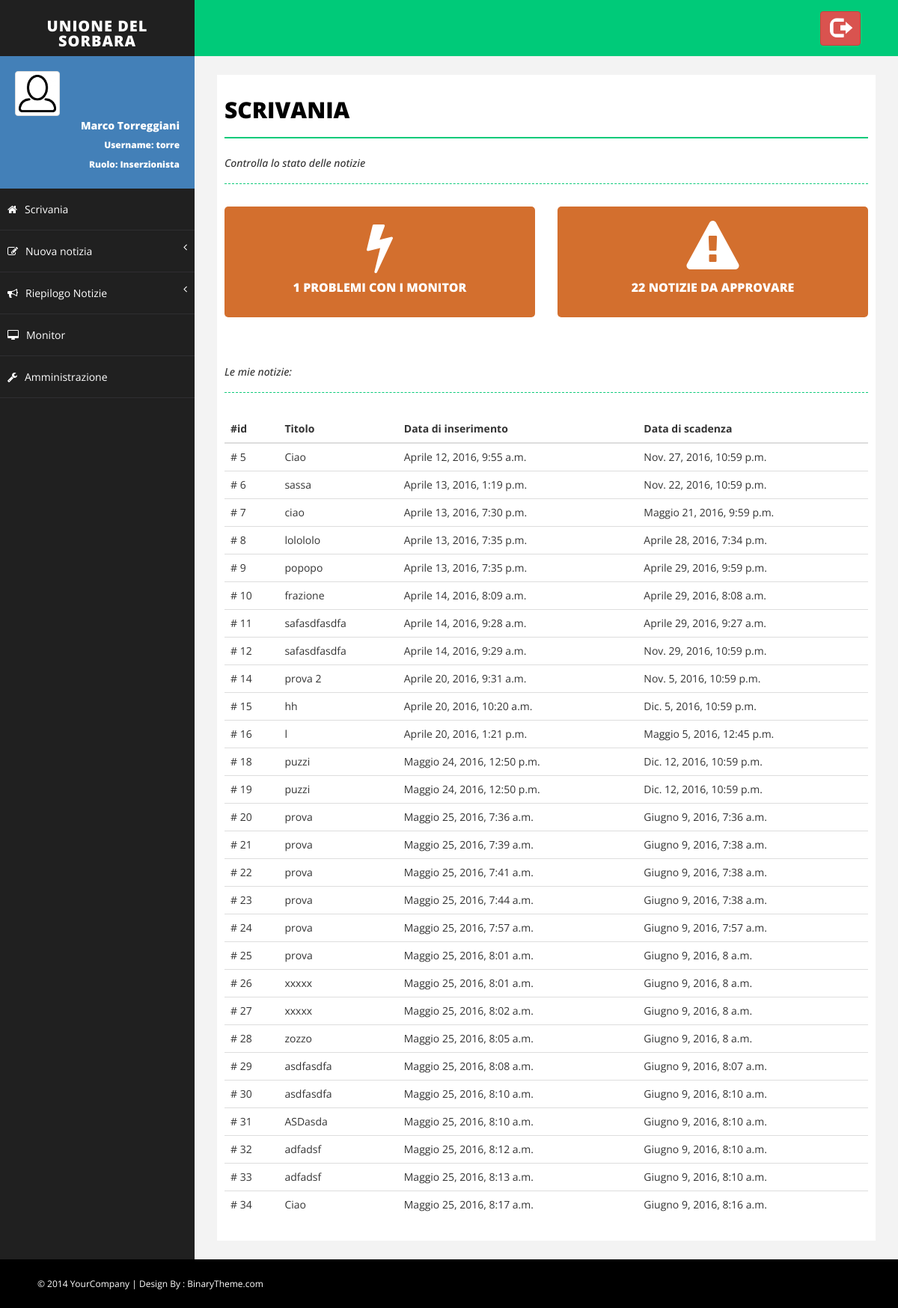
The page / (signed in) on the database its author committed.
### Monitor/models.py (models this page shows, shortened)
class MyUser(AbstractUser):
    foto_profilo = models.ImageField(upload_to=get_nome_immagine_utente, default=settings.NO_PROFILO)
    notifiche = models.BooleanField(default=True)

class Notizia(models.Model):
    titolo = models.CharField(max_length=settings.MAX_LUN_TITOLO)
    descrizione = models.TextField(max_length=settings.MAX_LUN_DESCRIZIONE)
    immagine = models.ImageField(upload_to=get_nome_immagine_notizia, default=None, blank=True)
    approvata = models.BooleanField(default=False)
    inserzionista = models.ForeignKey(MyUser)
    data_inserimento = models.DateTimeField(default=timezone.now)
    data_scadenza = models.DateTimeField(default=timezone.now()+datetime.timedelta(days=15))

### Monitor/views.py (the view)
# urls.py: url(r'^$', views.myindex, name='index'),
@login_required(login_url='/login')
def myindex(request, ok=None, errore=None):
    try:
        del request.session['comuni_id']
        del request.session['frazioni_id']
        del request.session['monitor_id']
    except KeyError:
        pass
    monitor = Monitor.objects.all()
    nmonitor = 0
    for x in monitor:
        if not x.funziona():
            nmonitor += 1
    notizie = Notizia.objects.all()
    nnotizie = 0
    for notizia in notizie:
        if not notizia.approvata:
            nnotizie += 1
    n = [notizia for notizia in Notizia.objects.filter(inserzionista=request.user) if notizia.attiva]
    return render(request, 'Monitor/index.html', {'monitor_in_errore': nmonitor,
                                                  'notizie_non_approvate': nnotizie,
                                                  'notizie': n,
                                                  'ok': ok,
                                                  'errore': errore})

### Monitor/models.py (called while the page is built)
    def funziona(self):
        try:
            funziona = MonitorUltimaConnessione.objects.filter(monitor=self).last().funziona()
        except AttributeError:
            return False
        return funziona

    def funziona(self):
        return self.agg >= timezone.now()-datetime.timedelta(hours=settings.TEMPO_ALLERTA)

### Monitor/templatetags/Monitor_extras.py (called while the page is built)
@register.filter(name='has_group')
def has_group(user, group_name):
    group = Group.objects.get(name=group_name)
    return True if group in user.groups.all() else False

@register.filter(name='is_admin')
def is_admin(user):
    return user.is_superuser

### Monitor/templates/Monitor/index.html (shortened to what this page needs)
{% extends 'Monitor/base.html' %}
{% load Monitor_extras %}
{% block body %}
             <div id="page-inner">
                <div class="row">
                    <div class="col-md-12">
                        <h1 class="page-head-line">Scrivania</h1>
                        <h1 class="page-subhead-line">Controlla lo stato delle notizie </h1>
                    </div>
                </div>
                <div class="row">
                    <div class="col-md-6">
                        {% if monitor_in_errore == 0 %}
                            <div class="main-box mb-dull">
                        {% else %}
                            <div class="main-box mb-red">
                        {% endif %}
                                <a href="{% url 'Monitor:stato_monitor' %}">
                                    <i class="fa fa-bolt fa-5x"></i>
                                    <h5>
                                        {{ monitor_in_errore }} Problemi con i Monitor
                                    </h5>
                                </a>
                            </div>
                    </div>
                    <div class="col-md-6">
                        {% if notizie_non_approvate == 0 %}
                            <div class="main-box mb-dull">
                        {% else %}
                            <div class="main-box mb-red">
                        {% endif %}
                                {% if request.user|has_group:"Revisore" %}
                                    <a href="{% url 'Monitor:notizie_da_approvare' %}">
                                {% else %}
                                    <a href="{% url 'Monitor:lista_non_attive' %}">
                                {% endif %}
                                    <i class="fa fa-warning fa-5x"></i>
                                    <h5>
                                        {{ notizie_non_approvate }} Notizie da approvare
                                    </h5>
                                    </a>
                            </div>
                    </div>
                </div>
                {% if request.user|has_group:"Inserzionista" %}
                <div class="row">
                    <div class="col-md-12">
                        <h1 class="page-subhead-line">Le mie notizie:</h1>
                    </div>
                </div>
                {% if notizie|length == 0 %}
            <div class="panel">
                <div class="alert alert-warning" role="alert">
                    Non risulta nessuna tua notizia attiva. Se non vedi alcune notizie è possibile che esse siano già scadute.
                </div>
            </div>
        {% else %}
            <div class="table-responsive">
                <table class="table table-hover">
                    <thead>
                        <tr>
                            <th>#id</th>
                            <th>Titolo</th>
                            <th>Data di inserimento</th>
                            <th>Data di scadenza</th>
                        </tr>
                    </thead>
                    <tbody>
                        {% for notizia in notizie %}
                            <tr onclick = "location.href='{% url 'Monitor:modifica_notizia' notizia.id %}'">
                                <td># {{ notizia.id }}</td>
                                <td>{{ notizia.titolo }}</td>
                                <td>{{ notizia.data_inserimento }}</td>
                                <td>{{ notizia.data_scadenza }}</td>
                            </tr>
                        {% endfor %}
                    </tbody>
                </table>
            </div>
        {% endif %}
                    {% endif %}
             </div>
         </div>
   </div>
{% endblock %}

### Monitor/templates/Monitor/base.html (shortened to what this page needs)
<!DOCTYPE html>
<html xmlns="http://www.w3.org/1999/xhtml">
<head>
    {% load staticfiles %}
    {% load Monitor_extras %}
    <link href="{% static 'Monitor/css/bootstrap.css' %}" rel="stylesheet" />
    <link href="{% static 'Monitor/css/font-awesome.css' %}" rel="stylesheet" />
    <link href="{% static 'Monitor/css/basic.css' %}" rel="stylesheet" />
    <link href="{% static 'Monitor/css/custom.css' %}" rel="stylesheet" />
    <link href="{% static 'Monitor/css/prettyPhoto.css' %}" rel="stylesheet">
</head>
<body>
    <div id="wrapper">
        <nav class="navbar navbar-default navbar-cls-top " role="navigation" style="margin-bottom: 0">
            <div class="navbar-header">
                <a class="navbar-brand" href="{% url 'Monitor:index' %}">Unione del Sorbara</a>
            </div>
            <div class="header-right">
				<a href="{% url 'Monitor:logout' %}" class="btn btn-danger" title="Logout">
                    <i class="glyphicon glyphicon-log-out fa-2x"></i>
                </a>
            </div>
        </nav>
        <nav class="navbar-default navbar-side" role="navigation">
            <div class="sidebar-collapse">
                <ul class="nav" id="main-menu">
                    <li>
                        <div class="user-img-div">
                            <img src="{{ request.user.foto_profilo.url }}" class="img-thumbnail" />
                            <div class="inner-text">
                                {{ request.user.first_name }} {{ request.user.last_name }}
                            <br />
                                <small>
                                    Username: {{ request.user.username }} <br />
                                    Ruolo:
                                    {% if request.user|has_group:"Revisore" %}
                                        Revisore
                                        {% elif request.user|has_group:"Inserzionista" %}
                                        Inserzionista
                                    {% endif %}
                                </small>
                            </div>
                        </div>
                    </li>
                    <li>
                        <a  href="{% url 'Monitor:index' %}"><i class="fa fa-home "></i>Scrivania</a>
                    </li>
                    {% if request.user|has_group:"Inserzionista" %}
                        <li>
                             <a href="#"><i class="fa fa-edit "></i>Nuova notizia<span class="fa arrow"></span></a>
                        </li>
                    {% endif %}
                    <li>
                         <a href="#"><i class="fa fa-bullhorn "></i>Riepilogo Notizie<span class="fa arrow"></span></a>
                    </li>
                    <li>
                        <a href="{% url 'Monitor:lista_monitor' %}"><i class="fa fa-desktop"> </i>Monitor</a>
                    </li>
                    {% if request.user|is_admin %}
                        <li>
                             <a href="{% url 'admin:index' %}"><i class="fa fa-wrench"> </i>Amministrazione</a>
                        </li>
                    {% endif %}
                </ul>
            </div>
        </nav>
        <div id="page-wrapper">
            {% block body %}
            {% endblock %}
    <div id="footer-sec">
        &copy; 2014 YourCompany | Design By : <a href="http://www.binarytheme.com/" target="_blank">BinaryTheme.com</a>
    </div>
</body>
</html>

### Monitor/static/Monitor/css/basic.css (style rules this page uses)
body { font-family: 'Open Sans', sans-serif; line-height:25px; }
#wrapper { width: 100%; background: #202020; }
#page-wrapper { padding: 15px 15px; min-height: 600px; background: #F3F3F3; }
#page-inner { width: 100%; margin: 10px 20px 10px 0px; background-color: #fff!important; padding: 10px; min-height: 1200px; }
.page-head-line { font-size: 30px; text-transform: uppercase; color: #000; font-weight: 800; padding-bottom: 20px; border-bottom: 2px solid #00CA79; margin-bottom: 10px; }
.page-subhead-line { font-size: 14px; padding-top: 5px; padding-bottom: 20px; font-style:italic; margin-bottom:30px; border-bottom:1px dashed #00CA79; }
.navbar-cls-top .navbar-brand { color: #fff; background: #202020; width: 260px; text-align: center; height: 75px; font-size: 20px; letter-spacing: 1px; font-weight: 900; padding-top: 25px; text-transform:uppercase; }
.header-right { color: #fff; padding: 15px 50px 5px 50px; float: right; font-size: 16px; }
.user-img-div { min-height: 140px; padding: 20px; background-color: #4380B8; }
.user-img-div img { max-height: 60px; }
.user-img-div .inner-text { text-align: right; position: relative; color: #fff; font-weight: 800; line-height: 25px; }
.arrow { float: right; }
.fa.arrow:before { content: "\f104"; }
.sidebar-collapse, .sidebar-collapse .nav { background: none; }
.sidebar-collapse .nav { padding: 0; }
.sidebar-collapse .nav > li > a { color: #fff; background: #202020; text-shadow: none; padding: 15px 40px; border-bottom: 1px solid #2F2E31; }
.sidebar-collapse > .nav > li > a { padding: 15px 10px; }
.navbar-side { border: none; background-color: #202020; }
.navbar-cls-top { background: #00CA79; border-bottom: none; }
.navbar-default { border: 0px solid black; }
.navbar-header { background: #000000; }
.nav > li > a > i { margin-right: 10px; }
#footer-sec { background-color:#000; padding:20px 50px; color:#fff; font-size:12px; }
#footer-sec a { color:#fff; }
@media (min-width:768px) { #page-wrapper { margin: 0 0 0 260px; padding: 15px 30px; min-height: 1200px; } }
@media (min-width:768px) { .navbar-side { z-index: 1; position: absolute; width: 260px; } }
@media (min-width:768px) { .navbar { border-radius: 0px; } }

### Monitor/static/Monitor/css/custom.css (style rules this page uses)
.main-box a,.main-box a:hover { color:#fff; text-decoration:none; }
.mb-red { background-color:#d36f2e; }
.main-box h5 { font-size:16px; font-weight:800; text-transform:uppercase; }

### rows shown on the page
MyUser: user.foto_profilo (picture), user.first_name "Marco", user.last_name "Torreggiani", user.username "torre"
Notizia: id "5", titolo "Ciao", data_inserimento "Aprile 12, 2016, 9:55 a.m.", data_scadenza "Nov. 27, 2016, 10:59 p.m."
Notizia: id "6", titolo "sassa", data_inserimento "Aprile 13, 2016, 1:19 p.m.", data_scadenza "Nov. 22, 2016, 10:59 p.m."
Notizia: id "7", titolo "ciao", data_inserimento "Aprile 13, 2016, 7:30 p.m.", data_scadenza "Maggio 21, 2016, 9:59 p.m."
Notizia: id "8", titolo "lolololo", data_inserimento "Aprile 13, 2016, 7:35 p.m.", data_scadenza "Aprile 28, 2016, 7:34 p.m."
Notizia: id "9", titolo "popopo", data_inserimento "Aprile 13, 2016, 7:35 p.m.", data_scadenza "Aprile 29, 2016, 9:59 p.m."
Notizia: id "10", titolo "frazione", data_inserimento "Aprile 14, 2016, 8:09 a.m.", data_scadenza "Aprile 29, 2016, 8:08 a.m."
Notizia: id "11", titolo "safasdfasdfa", data_inserimento "Aprile 14, 2016, 9:28 a.m.", data_scadenza "Aprile 29, 2016, 9:27 a.m."
Notizia: id "12", titolo "safasdfasdfa", data_inserimento "Aprile 14, 2016, 9:29 a.m.", data_scadenza "Nov. 29, 2016, 10:59 p.m."
Notizia: id "14", titolo "prova 2", data_inserimento "Aprile 20, 2016, 9:31 a.m.", data_scadenza "Nov. 5, 2016, 10:59 p.m."
Notizia: id "15", titolo "hh", data_inserimento "Aprile 20, 2016, 10:20 a.m.", data_scadenza "Dic. 5, 2016, 10:59 p.m."
Notizia: id "16", titolo "l", data_inserimento "Aprile 20, 2016, 1:21 p.m.", data_scadenza "Maggio 5, 2016, 12:45 p.m."
Notizia: id "18", titolo "puzzi", data_inserimento "Maggio 24, 2016, 12:50 p.m.", data_scadenza "Dic. 12, 2016, 10:59 p.m."
Notizia: id "19", titolo "puzzi", data_inserimento "Maggio 24, 2016, 12:50 p.m.", data_scadenza "Dic. 12, 2016, 10:59 p.m."
Notizia: id "20", titolo "prova", data_inserimento "Maggio 25, 2016, 7:36 a.m.", data_scadenza "Giugno 9, 2016, 7:36 a.m."
Notizia: id "21", titolo "prova", data_inserimento "Maggio 25, 2016, 7:39 a.m.", data_scadenza "Giugno 9, 2016, 7:38 a.m."
Notizia: id "22", titolo "prova", data_inserimento "Maggio 25, 2016, 7:41 a.m.", data_scadenza "Giugno 9, 2016, 7:38 a.m."
Notizia: id "23", titolo "prova", data_inserimento "Maggio 25, 2016, 7:44 a.m.", data_scadenza "Giugno 9, 2016, 7:38 a.m."
Notizia: id "24", titolo "prova", data_inserimento "Maggio 25, 2016, 7:57 a.m.", data_scadenza "Giugno 9, 2016, 7:57 a.m."
Notizia: id "25", titolo "prova", data_inserimento "Maggio 25, 2016, 8:01 a.m.", data_scadenza "Giugno 9, 2016, 8 a.m."
Notizia: id "26", titolo "xxxxx", data_inserimento "Maggio 25, 2016, 8:01 a.m.", data_scadenza "Giugno 9, 2016, 8 a.m."
Notizia: id "27", titolo "xxxxx", data_inserimento "Maggio 25, 2016, 8:02 a.m.", data_scadenza "Giugno 9, 2016, 8 a.m."
Notizia: id "28", titolo "zozzo", data_inserimento "Maggio 25, 2016, 8:05 a.m.", data_scadenza "Giugno 9, 2016, 8 a.m."
Notizia: id "29", titolo "asdfasdfa", data_inserimento "Maggio 25, 2016, 8:08 a.m.", data_scadenza "Giugno 9, 2016, 8:07 a.m."
Notizia: id "30", titolo "asdfasdfa", data_inserimento "Maggio 25, 2016, 8:10 a.m.", data_scadenza "Giugno 9, 2016, 8:10 a.m."
Notizia: id "31", titolo "ASDasda", data_inserimento "Maggio 25, 2016, 8:10 a.m.", data_scadenza "Giugno 9, 2016, 8:10 a.m."
Notizia: id "32", titolo "adfadsf", data_inserimento "Maggio 25, 2016, 8:12 a.m.", data_scadenza "Giugno 9, 2016, 8:10 a.m."
Notizia: id "33", titolo "adfadsf", data_inserimento "Maggio 25, 2016, 8:13 a.m.", data_scadenza "Giugno 9, 2016, 8:10 a.m."
Notizia: id "34", titolo "Ciao", data_inserimento "Maggio 25, 2016, 8:17 a.m.", data_scadenza "Giugno 9, 2016, 8:16 a.m."

### other values the page prints
{{ monitor_in_errore }} "1"
{{ notizie_non_approvate }} "22"
